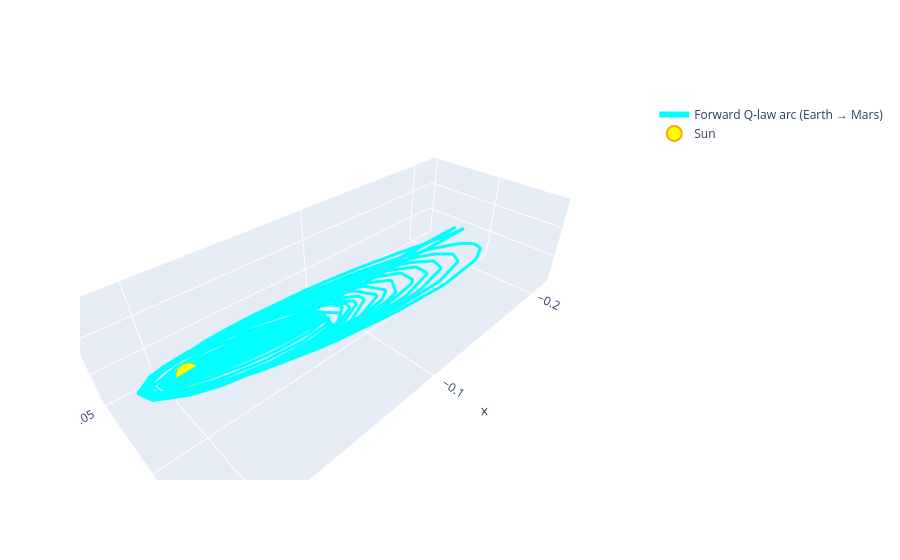

Source (notebook cell):
### Code cell
best_departure = 0
best_tf = tf
best_sol = fw_sol.copy()
best_fw_ts = fw_ts.copy()

import plotly.graph_objects as go
import numpy as np


# Convert to Gm (1e9 m)
AU_TO_GM = 1.495978707e2

# Example: pick one TOF from your loop
best_tf = tf_days[-1]  # or pick the one you want to visualize
best_t0 = best_departure



# Forward trajectory (Earth -> Mars)
t_days_fw = fw_ts / 86400
r_traj_fw = fw_sol[0:3, :].T / 1e9

# Create 3D figure
fig = go.Figure()


# 1. Forward arc (Earth → Mars)
fig.add_trace(go.Scatter3d(
    x=r_traj_fw[:, 0], y=r_traj_fw[:, 1], z=r_traj_fw[:, 2],
    mode='lines',
    name='Forward Q‑law arc (Earth → Mars)',
    line=dict(width=6, color='cyan'),
    hovertemplate='<b>Time: %{text:.1f} days</b><br>X: %{x:.2f} Gm<br>Y: %{y:.2f} Gm<br>Z: %{z:.2f} Gm<extra></extra>',
    text=t_days_fw
))
fig.add_trace(go.Scatter3d(
    x=[0], y=[0], z=[0],
    mode='markers',
    name='Sun',
    marker=dict(size=15, color='yellow', symbol='circle', line=dict(color='orange', width=2))
))
fig.update_layout(
    scene=dict(
        aspectmode='data'
    )
)

### Figure 1 — Plotly figure (JSON) as saved in the notebook; plotly's stock layout.template omitted (floating-point values rounded to 4 significant figures; data arrays with more than 128 entries replaced by an {"elided": "..."} marker saying what was removed)
{"data": [{"hovertemplate": "<b>Time: %{text:.1f} days</b><br>X: %{x:.2f} Gm<br>Y: %{y:.2f} Gm<br>Z: %{z:.2f} Gm<extra></extra>", "line": {"color": "cyan", "width": 6}, "mode": "lines", "name": "Forward Q‑law arc (Earth → Mars)", "text": {"elided": "1969 float values"}, "type": "scatter3d", "x": {"elided": "1969 float values"}, "y": {"elided": "1969 float values"}, "z": {"elided": "1969 float values"}}, {"marker": {"color": "yellow", "line": {"color": "orange", "width": 2}, "size": 15, "symbol": "circle"}, "mode": "markers", "name": "Sun", "type": "scatter3d", "x": [0], "y": [0], "z": [0]}], "layout": {"scene": {"aspectmode": "data"}}}
